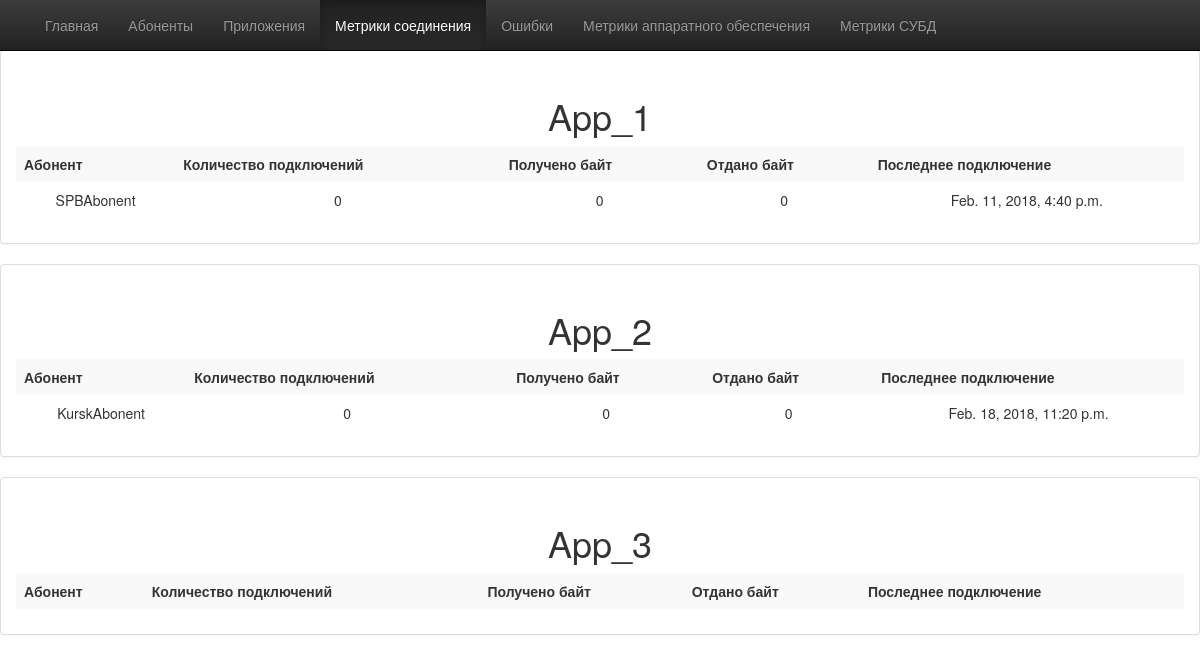
Page /connection_metrics/ on the committed database.
### internal_apps_set/models.py (models this page shows, shortened)
class InternalApp(models.Model):
    id = models.PositiveIntegerField(primary_key=True)
    name = models.TextField(max_length=50)
    abonent = models.ForeignKey(Abonent)

### external_app_set/models.py (models this page shows, shortened)
class ExternalApp(models.Model):
    id = models.PositiveIntegerField(primary_key=True)
    name = models.TextField()

### connection_metrics/models.py (models this page shows)
class AbonentConnectionMetric(models.Model):
    connections_number = models.PositiveSmallIntegerField()
    receivedBytes = models.BigIntegerField()
    sentBytes = models.BigIntegerField()
    abonent = models.ForeignKey(ExternalApp)
    sendTime = models.DateTimeField(auto_now_add=True)
    app = models.ForeignKey(InternalApp)
    timeCon = models.DateTimeField()

### connection_metrics/views.py (the view)
def main_view(request):
    data = []
    app_list = []
    apps_set = InternalApp.objects.all()
    ext_apps = ExternalApp.objects.all()
    for app in apps_set:
        metrics = AbonentConnectionMetric.objects.filter(app__id = app.id).order_by('-sendTime')
        for ext_app in ext_apps:
            last_ext_metric = metrics.filter(abonent=ext_app)
            if len(last_ext_metric) != 0:
                data.append(ForTemplate(app.id, ext_app.name,
                                               last_ext_metric[0].receivedBytes,
                                               last_ext_metric[0].sentBytes,
                                               last_ext_metric[0].connections_number,
                                               last_ext_metric[0].timeCon))
    t = get_template('connection_metrics/index2.html')
    html = t.render(Context({'metric_list':data, 'apps_list': apps_set}))
    return HttpResponse(html)

### connection_metrics/templates/connection_metrics/index2.html (shortened to what this page needs)
{% load staticfiles %}
<!DOCTYPE HTML PUBLIC "-//W3C//DTD HTML 4.01 Transitional//EN"
        "http://www.w3.org/TR/html4/loose.dtd">
<html>
<head>
    <link rel="stylesheet" href="../../static/connection_metrics/index.css">
    <link rel="stylesheet" href="{% static 'mainpage/dist/css/bootstrap.min.css' %}">
    <link rel="stylesheet" href="{% static 'mainpage/dist/css/bootstrap-theme.min.css' %}">
</head>
<body>
    <div class="navbar navbar-inverse navbar-fixed-top" role="navigation">
        <div class="container">
            <div class="navbar-collapse collapse" style="height: 1px;">
                <ul class="nav navbar-nav">
                    <li><a href="..">Главная</a></li>
                    <li><a href="../abonents">Абоненты</a></li>
                    <li><a href="../apps">Приложения</a></li>
                    <li  class="active"><a href="../connection_metrics">Метрики соединения</a></li>
                    <li><a href="../errors">Ошибки</a></li>
                    <li><a href="../hardware_metrics">Метрики аппаратного обеспечения</a></li>
                    <li><a href="../database_metrics">Метрики СУБД</a></li>
                </ul>
            </div>
        </div>
    </div>
    <div class="container-fluid">
        {% if metric_list and apps_list %}
            {% for app in apps_list %}
                <div class="starter-template panel panel-default">
                <h1>{{ app.name }}</h1>
                <table class="table table-striped">
                    <tr class='table_header'>
                        <th>Абонент</th>
                        <th>Количество подключений</th>
                        <th>Получено байт</th>
                        <th>Отдано байт</th>
                        <th>Последнее подключение</th>
                    </tr>
                    {% for metric in metric_list %}
                        {% if metric.app_id == app.id %}
                        <tr>
                        <td>{{ metric.ext_app_name }}</td>
                        <td>{{ metric.connectionNumber }}</td>
                        <td>{{ metric.receivedBytes }}</td>
                        <td>{{ metric.sentBytes }}</td>
                        <td>{{ metric.timeCon }}</td>
                        </tr>
                        {% endif %}
                    {% endfor %}
                </table>
                </div>
            {% endfor %}
        {% endif %}
    </div>
</body>
</html>

### connection_metrics/static/connection_metrics/index.css (style rules this page uses)
body { padding-top:50px }
h1 { margin: auto; }
.starter-template { padding:25px 15px; text-align:center }
.table { margin: auto; }
.table-striped { margin: auto; }

### rows in the picture
InternalApp: name "App_1", connectionNumber "0", receivedBytes "0", sentBytes "0"
ExternalApp: ext_app_name "SPBAbonent"
AbonentConnectionMetric: timeCon "Feb. 11, 2018, 4:40 p.m."
InternalApp: name "App_2", connectionNumber "0", receivedBytes "0", sentBytes "0"
ExternalApp: ext_app_name "KurskAbonent"
AbonentConnectionMetric: timeCon "Feb. 18, 2018, 11:20 p.m."
InternalApp: name "App_3"
